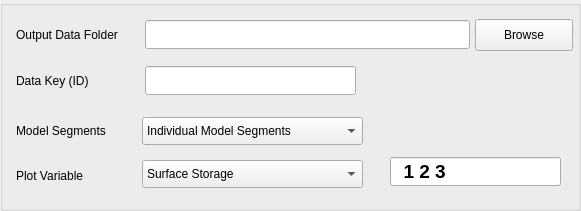
  <widget class="QGroupBox" name="groupBoxOutput">
   <property name="geometry">
    <rect>
     <x>15</x>
     <y>30</y>
     <width>581</width>
     <height>211</height>
    </rect>
   </property>
   <property name="title">
    <string/>
   </property>
   <widget class="QLabel" name="textLabel2">
    <property name="geometry">
     <rect>
      <x>16</x>
      <y>19</y>
      <width>131</width>
      <height>31</height>
     </rect>
    </property>
    <property name="text">
     <string>Output Data Folder</string>
    </property>
   </widget>
   <widget class="QPushButton" name="pushButtonOutputDataFolder">
    <property name="geometry">
     <rect>
      <x>475</x>
      <y>19</y>
      <width>98</width>
      <height>32</height>
     </rect>
    </property>
    <property name="text">
     <string>Browse</string>
    </property>
    <property name="autoDefault">
     <bool>false</bool>
    </property>
   </widget>
   <widget class="QLineEdit" name="lineEditOutputDataFolder">
    <property name="geometry">
     <rect>
      <x>145</x>
      <y>20</y>
      <width>325</width>
      <height>29</height>
     </rect>
    </property>
    <property name="font">
     <font>
      <pointsize>14</pointsize>
      <weight>75</weight>
      <bold>true</bold>
     </font>
    </property>
   </widget>
   <widget class="QLineEdit" name="lineEditDataKey">
    <property name="geometry">
     <rect>
      <x>145</x>
      <y>66</y>
      <width>211</width>
      <height>29</height>
     </rect>
    </property>
    <property name="font">
     <font>
      <pointsize>14</pointsize>
      <weight>75</weight>
      <bold>true</bold>
     </font>
    </property>
   </widget>
   <widget class="QLabel" name="textLabel2_2">
    <property name="geometry">
     <rect>
      <x>16</x>
      <y>65</y>
      <width>131</width>
      <height>31</height>
     </rect>
    </property>
    <property name="text">
     <string>Data Key (ID)</string>
    </property>
   </widget>
   <widget class="QLabel" name="textLabel2_3">
    <property name="geometry">
     <rect>
      <x>16</x>
      <y>160</y>
      <width>131</width>
      <height>31</height>
     </rect>
    </property>
    <property name="text">
     <string>Plot Variable</string>
    </property>
   </widget>
   <widget class="QLabel" name="textLabel2_4">
    <property name="geometry">
     <rect>
      <x>16</x>
      <y>115</y>
      <width>131</width>
      <height>31</height>
     </rect>
    </property>
    <property name="text">
     <string>Model Segments</string>
    </property>
   </widget>
   <widget class="QComboBox" name="comboBoxPlotVariable">
    <property name="geometry">
     <rect>
      <x>142</x>
      <y>160</y>
      <width>221</width>
      <height>28</height>
     </rect>
    </property>
    <item>
     <property name="text">
      <string>Surface Storage</string>
     </property>
    </item>
    <item>
     <property name="text">
      <string>Soil Moisture Storage</string>
     </property>
    </item>
    <item>
     <property name="text">
      <string>Groundwater Storage</string>
     </property>
    </item>
    <item>
     <property name="text">
      <string>Interception Storage</string>
     </property>
    </item>
    <item>
     <property name="text">
      <string>Snowpack Storage</string>
     </property>
    </item>
    <item>
     <property name="text">
      <string>Evapotranspiration</string>
     </property>
    </item>
    <item>
     <property name="text">
      <string>Interception Loss</string>
     </property>
    </item>
    <item>
     <property name="text">
      <string>Transpiration</string>
     </property>
    </item>
    <item>
     <property name="text">
      <string>Evaporation from Ground</string>
     </property>
    </item>
    <item>
     <property name="text">
      <string>Infiltration</string>
     </property>
    </item>
    <item>
     <property name="text">
      <string>Recharge</string>
     </property>
    </item>
   </widget>
   <widget class="QLineEdit" name="lineEditModelSegments">
    <property name="geometry">
     <rect>
      <x>390</x>
      <y>157</y>
      <width>171</width>
      <height>29</height>
     </rect>
    </property>
    <property name="font">
     <font>
      <pointsize>14</pointsize>
      <weight>75</weight>
      <bold>true</bold>
     </font>
    </property>
    <property name="text">
     <string>  1 2 3</string>
    </property>
    <property name="alignment">
     <set>Qt::AlignLeading|Qt::AlignLeft|Qt::AlignVCenter</set>
    </property>
    <property name="placeholderText">
     <string/>
    </property>
   </widget>
   <widget class="QComboBox" name="comboBoxModelSegments">
    <property name="geometry">
     <rect>
      <x>142</x>
      <y>117</y>
      <width>221</width>
      <height>28</height>
     </rect>
    </property>
    <item>
     <property name="text">
      <string>Individual Model Segments</string>
     </property>
    </item>
    <item>
     <property name="text">
      <string>Average of Model Segments</string>
     </property>
    </item>
    <item>
     <property name="text">
      <string>Average All Model Segments</string>
     </property>
    </item>
    <item>
     <property name="text">
      <string>Total of Model Segments</string>
     </property>
    </item>
    <item>
     <property name="text">
      <string>Total All Model Segments</string>
     </property>
    </item>
   </widget>
  </widget>
